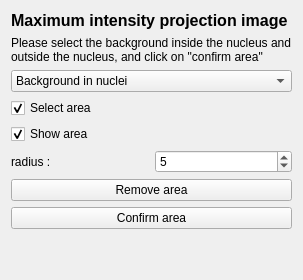
             <widget class="QWidget" name="page_3">
              <layout class="QGridLayout" name="gridLayout_19">
               <item row="5" column="1">
                <widget class="QSpinBox" name="spinBox_size_circle_bckgd_area">
                 <property name="minimum">
                  <number>1</number>
                 </property>
                 <property name="maximum">
                  <number>20</number>
                 </property>
                 <property name="value">
                  <number>5</number>
                 </property>
                </widget>
               </item>
               <item row="7" column="0" colspan="2">
                <widget class="QPushButton" name="pushButton_confirm_area">
                 <property name="text">
                  <string>Confirm area</string>
                 </property>
                </widget>
               </item>
               <item row="5" column="0">
                <widget class="QLabel" name="label_22">
                 <property name="text">
                  <string>radius :</string>
                 </property>
                </widget>
               </item>
               <item row="6" column="0" colspan="2">
                <widget class="QPushButton" name="pushButton_remove_area">
                 <property name="text">
                  <string>Remove area</string>
                 </property>
                </widget>
               </item>
               <item row="2" column="0" colspan="2">
                <widget class="QComboBox" name="comboBox_backgd_area">
                 <item>
                  <property name="text">
                   <string>Background in nuclei</string>
                  </property>
                 </item>
                 <item>
                  <property name="text">
                   <string>Background out nuclei</string>
                  </property>
                 </item>
                </widget>
               </item>
               <item row="0" column="0" colspan="2">
                <widget class="QLabel" name="label_6">
                 <property name="sizePolicy">
                  <sizepolicy hsizetype="Preferred" vsizetype="Maximum">
                   <horstretch>0</horstretch>
                   <verstretch>0</verstretch>
                  </sizepolicy>
                 </property>
                 <property name="font">
                  <font>
                   <pointsize>12</pointsize>
                   <weight>75</weight>
                   <bold>true</bold>
                   <underline>false</underline>
                  </font>
                 </property>
                 <property name="autoFillBackground">
                  <bool>false</bool>
                 </property>
                 <property name="text">
                  <string>Maximum intensity projection image </string>
                 </property>
                 <property name="scaledContents">
                  <bool>false</bool>
                 </property>
                 <property name="alignment">
                  <set>Qt::AlignCenter</set>
                 </property>
                </widget>
               </item>
               <item row="3" column="0" colspan="2">
                <widget class="QCheckBox" name="checkBox_select_area">
                 <property name="text">
                  <string>Select area</string>
                 </property>
                 <property name="checked">
                  <bool>true</bool>
                 </property>
                </widget>
               </item>
               <item row="4" column="0" colspan="2">
                <widget class="QCheckBox" name="checkBox_show_area">
                 <property name="text">
                  <string>Show area</string>
                 </property>
                 <property name="checked">
                  <bool>true</bool>
                 </property>
                </widget>
               </item>
               <item row="8" column="0" colspan="2">
                <spacer name="verticalSpacer">
                 <property name="orientation">
                  <enum>Qt::Vertical</enum>
                 </property>
                 <property name="sizeHint" stdset="0">
                  <size>
                   <width>20</width>
                   <height>40</height>
                  </size>
                 </property>
                </spacer>
               </item>
               <item row="1" column="0" colspan="2">
                <widget class="QLabel" name="label_3">
                 <property name="text">
                  <string>Please select the background inside the nucleus and outside the nucleus, and click on &quot;confirm area&quot;</string>
                 </property>
                 <property name="wordWrap">
                  <bool>true</bool>
                 </property>
                </widget>
               </item>
              </layout>
             </widget>
